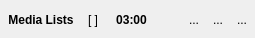
            <widget class="QFrame" name="widgetSet">
             <property name="sizePolicy">
              <sizepolicy hsizetype="Preferred" vsizetype="Fixed">
               <horstretch>0</horstretch>
               <verstretch>0</verstretch>
              </sizepolicy>
             </property>
             <property name="maximumSize">
              <size>
               <width>16777215</width>
               <height>38</height>
              </size>
             </property>
             <layout class="QHBoxLayout" name="horizontalLayout_7">
              <property name="spacing">
               <number>0</number>
              </property>
              <property name="leftMargin">
               <number>1</number>
              </property>
              <property name="topMargin">
               <number>2</number>
              </property>
              <property name="rightMargin">
               <number>1</number>
              </property>
              <property name="bottomMargin">
               <number>0</number>
              </property>
              <item>
               <widget class="QToolButton" name="collectionButton">
                <property name="sizePolicy">
                 <sizepolicy hsizetype="Preferred" vsizetype="Expanding">
                  <horstretch>0</horstretch>
                  <verstretch>0</verstretch>
                 </sizepolicy>
                </property>
                <property name="font">
                 <font>
                  <weight>75</weight>
                  <bold>true</bold>
                 </font>
                </property>
                <property name="toolTip">
                 <string>View Media Lists</string>
                </property>
                <property name="text">
                 <string>Media Lists</string>
                </property>
                <property name="icon">
                 <iconset>
                  <normaloff>../convenience/view-media-playlist.png</normaloff>../convenience/view-media-playlist.png</iconset>
                </property>
                <property name="iconSize">
                 <size>
                  <width>32</width>
                  <height>32</height>
                 </size>
                </property>
                <property name="toolButtonStyle">
                 <enum>Qt::ToolButtonTextBesideIcon</enum>
                </property>
                <property name="autoRaise">
                 <bool>true</bool>
                </property>
               </widget>
              </item>
              <item>
               <widget class="QFrame" name="frame_13">
                <property name="frameShape">
                 <enum>QFrame::NoFrame</enum>
                </property>
                <property name="frameShadow">
                 <enum>QFrame::Raised</enum>
                </property>
                <layout class="QVBoxLayout" name="verticalLayout_14">
                 <property name="spacing">
                  <number>0</number>
                 </property>
                 <property name="margin">
                  <number>0</number>
                 </property>
                </layout>
               </widget>
              </item>
              <item>
               <widget class="SToolButton" name="fullScreen">
                <property name="toolTip">
                 <string>Show full screen</string>
                </property>
                <property name="text">
                 <string>[ ]</string>
                </property>
                <property name="icon">
                 <iconset>
                  <normaloff>../convenience/view-fullscreen.png</normaloff>../convenience/view-fullscreen.png</iconset>
                </property>
                <property name="iconSize">
                 <size>
                  <width>16</width>
                  <height>16</height>
                 </size>
                </property>
                <property name="checkable">
                 <bool>true</bool>
                </property>
                <property name="popupMode">
                 <enum>QToolButton::DelayedPopup</enum>
                </property>
                <property name="autoRaise">
                 <bool>true</bool>
                </property>
               </widget>
              </item>
              <item>
               <widget class="QFrame" name="frame_15">
                <property name="frameShape">
                 <enum>QFrame::NoFrame</enum>
                </property>
                <property name="frameShadow">
                 <enum>QFrame::Raised</enum>
                </property>
                <layout class="QVBoxLayout" name="verticalLayout_15">
                 <property name="spacing">
                  <number>0</number>
                 </property>
                 <property name="margin">
                  <number>0</number>
                 </property>
                </layout>
               </widget>
              </item>
              <item>
               <spacer name="horizontalSpacer_10">
                <property name="orientation">
                 <enum>Qt::Horizontal</enum>
                </property>
                <property name="sizeType">
                 <enum>QSizePolicy::Fixed</enum>
                </property>
                <property name="sizeHint" stdset="0">
                 <size>
                  <width>4</width>
                  <height>20</height>
                 </size>
                </property>
               </spacer>
              </item>
              <item>
               <widget class="SFrame" name="volumeFrame">
                <property name="sizePolicy">
                 <sizepolicy hsizetype="Minimum" vsizetype="Preferred">
                  <horstretch>0</horstretch>
                  <verstretch>0</verstretch>
                 </sizepolicy>
                </property>
                <property name="maximumSize">
                 <size>
                  <width>16777215</width>
                  <height>16777215</height>
                 </size>
                </property>
                <property name="frameShape">
                 <enum>QFrame::NoFrame</enum>
                </property>
                <property name="frameShadow">
                 <enum>QFrame::Raised</enum>
                </property>
                <layout class="QHBoxLayout" name="horizontalLayout_8">
                 <property name="spacing">
                  <number>0</number>
                 </property>
                 <property name="margin">
                  <number>0</number>
                 </property>
                </layout>
               </widget>
              </item>
              <item>
               <widget class="QToolButton" name="seekTime">
                <property name="sizePolicy">
                 <sizepolicy hsizetype="Preferred" vsizetype="Fixed">
                  <horstretch>0</horstretch>
                  <verstretch>0</verstretch>
                 </sizepolicy>
                </property>
                <property name="font">
                 <font>
                  <weight>75</weight>
                  <bold>true</bold>
                 </font>
                </property>
                <property name="toolTip">
                 <string>&lt;b&gt;Time elapsed&lt;/b&gt;&lt;br&gt;Click to show remaining time</string>
                </property>
                <property name="text">
                 <string notr="true">03:00</string>
                </property>
                <property name="autoRaise">
                 <bool>true</bool>
                </property>
               </widget>
              </item>
              <item>
               <widget class="SFrame" name="toolsFrame">
                <property name="sizePolicy">
                 <sizepolicy hsizetype="Minimum" vsizetype="Preferred">
                  <horstretch>0</horstretch>
                  <verstretch>0</verstretch>
                 </sizepolicy>
                </property>
                <property name="frameShape">
                 <enum>QFrame::NoFrame</enum>
                </property>
                <property name="frameShadow">
                 <enum>QFrame::Raised</enum>
                </property>
                <layout class="QHBoxLayout" name="horizontalLayout_9">
                 <property name="spacing">
                  <number>0</number>
                 </property>
                 <property name="margin">
                  <number>0</number>
                 </property>
                </layout>
               </widget>
              </item>
              <item>
               <widget class="QFrame" name="seekFrame">
                <property name="sizePolicy">
                 <sizepolicy hsizetype="Preferred" vsizetype="Preferred">
                  <horstretch>0</horstretch>
                  <verstretch>0</verstretch>
                 </sizepolicy>
                </property>
                <property name="frameShape">
                 <enum>QFrame::NoFrame</enum>
                </property>
                <property name="frameShadow">
                 <enum>QFrame::Raised</enum>
                </property>
                <layout class="QHBoxLayout" name="horizontalLayout_4">
                 <property name="spacing">
                  <number>0</number>
                 </property>
                 <property name="margin">
                  <number>0</number>
                 </property>
                </layout>
               </widget>
              </item>
              <item>
               <widget class="Phonon::SeekSlider" name="seekSlider" native="true">
                <property name="sizePolicy">
                 <sizepolicy hsizetype="Expanding" vsizetype="Fixed">
                  <horstretch>0</horstretch>
                  <verstretch>0</verstretch>
                 </sizepolicy>
                </property>
                <property name="toolTip">
                 <string/>
                </property>
               </widget>
              </item>
              <item>
               <spacer name="horizontalSpacer">
                <property name="orientation">
                 <enum>Qt::Horizontal</enum>
                </property>
                <property name="sizeType">
                 <enum>QSizePolicy::Fixed</enum>
                </property>
                <property name="sizeHint" stdset="0">
                 <size>
                  <width>2</width>
                  <height>20</height>
                 </size>
                </property>
               </spacer>
              </item>
              <item>
               <widget class="QFrame" name="frame_14">
                <property name="frameShape">
                 <enum>QFrame::NoFrame</enum>
                </property>
                <property name="frameShadow">
                 <enum>QFrame::Raised</enum>
                </property>
                <layout class="QVBoxLayout" name="verticalLayout_12">
                 <property name="spacing">
                  <number>0</number>
                 </property>
                 <property name="leftMargin">
                  <number>0</number>
                 </property>
                 <property name="topMargin">
                  <number>8</number>
                 </property>
                 <property name="rightMargin">
                  <number>0</number>
                 </property>
                 <property name="bottomMargin">
                  <number>0</number>
                 </property>
                </layout>
               </widget>
              </item>
              <item>
               <widget class="SToolButton" name="volumeIcon">
                <property name="sizePolicy">
                 <sizepolicy hsizetype="Fixed" vsizetype="Fixed">
                  <horstretch>0</horstretch>
                  <verstretch>0</verstretch>
                 </sizepolicy>
                </property>
                <property name="toolTip">
                 <string>Mute volume</string>
                </property>
                <property name="text">
                 <string/>
                </property>
                <property name="icon">
                 <iconset>
                  <normaloff>../convenience/preferences-desktop-text-to-speech.png</normaloff>../convenience/preferences-desktop-text-to-speech.png</iconset>
                </property>
                <property name="iconSize">
                 <size>
                  <width>16</width>
                  <height>16</height>
                 </size>
                </property>
                <property name="checkable">
                 <bool>true</bool>
                </property>
                <property name="autoRaise">
                 <bool>true</bool>
                </property>
               </widget>
              </item>
              <item>
               <widget class="Phonon::VolumeSlider" name="volumeSlider" native="true">
                <property name="sizePolicy">
                 <sizepolicy hsizetype="Maximum" vsizetype="Fixed">
                  <horstretch>0</horstretch>
                  <verstretch>0</verstretch>
                 </sizepolicy>
                </property>
                <property name="maximumSize">
                 <size>
                  <width>70</width>
                  <height>16777215</height>
                 </size>
                </property>
                <property name="toolTip">
                 <string>Volume</string>
                </property>
               </widget>
              </item>
              <item>
               <spacer name="horizontalSpacer_3">
                <property name="orientation">
                 <enum>Qt::Horizontal</enum>
                </property>
                <property name="sizeType">
                 <enum>QSizePolicy::Fixed</enum>
                </property>
                <property name="sizeHint" stdset="0">
                 <size>
                  <width>2</width>
                  <height>20</height>
                 </size>
                </property>
               </spacer>
              </item>
              <item>
               <widget class="QToolButton" name="mediaPrevious">
                <property name="text">
                 <string>...</string>
                </property>
                <property name="icon">
                 <iconset>
                  <normaloff>../convenience/media-skip-backward.png</normaloff>../convenience/media-skip-backward.png</iconset>
                </property>
                <property name="iconSize">
                 <size>
                  <width>22</width>
                  <height>22</height>
                 </size>
                </property>
                <property name="autoRaise">
                 <bool>true</bool>
                </property>
               </widget>
              </item>
              <item>
               <widget class="SToolButton" name="mediaPlayPause">
                <property name="sizePolicy">
                 <sizepolicy hsizetype="Fixed" vsizetype="Expanding">
                  <horstretch>0</horstretch>
                  <verstretch>0</verstretch>
                 </sizepolicy>
                </property>
                <property name="toolTip">
                 <string/>
                </property>
                <property name="text">
                 <string>...</string>
                </property>
                <property name="icon">
                 <iconset>
                  <normaloff>../convenience/media-playback-start.png</normaloff>../convenience/media-playback-start.png</iconset>
                </property>
                <property name="iconSize">
                 <size>
                  <width>32</width>
                  <height>32</height>
                 </size>
                </property>
                <property name="autoRaise">
                 <bool>true</bool>
                </property>
               </widget>
              </item>
              <item>
               <widget class="QToolButton" name="mediaNext">
                <property name="text">
                 <string>...</string>
                </property>
                <property name="icon">
                 <iconset>
                  <normaloff>../convenience/media-skip-forward.png</normaloff>../convenience/media-skip-forward.png</iconset>
                </property>
                <property name="iconSize">
                 <size>
                  <width>22</width>
                  <height>22</height>
                 </size>
                </property>
                <property name="autoRaise">
                 <bool>true</bool>
                </property>
               </widget>
              </item>
             </layout>
            </widget>
